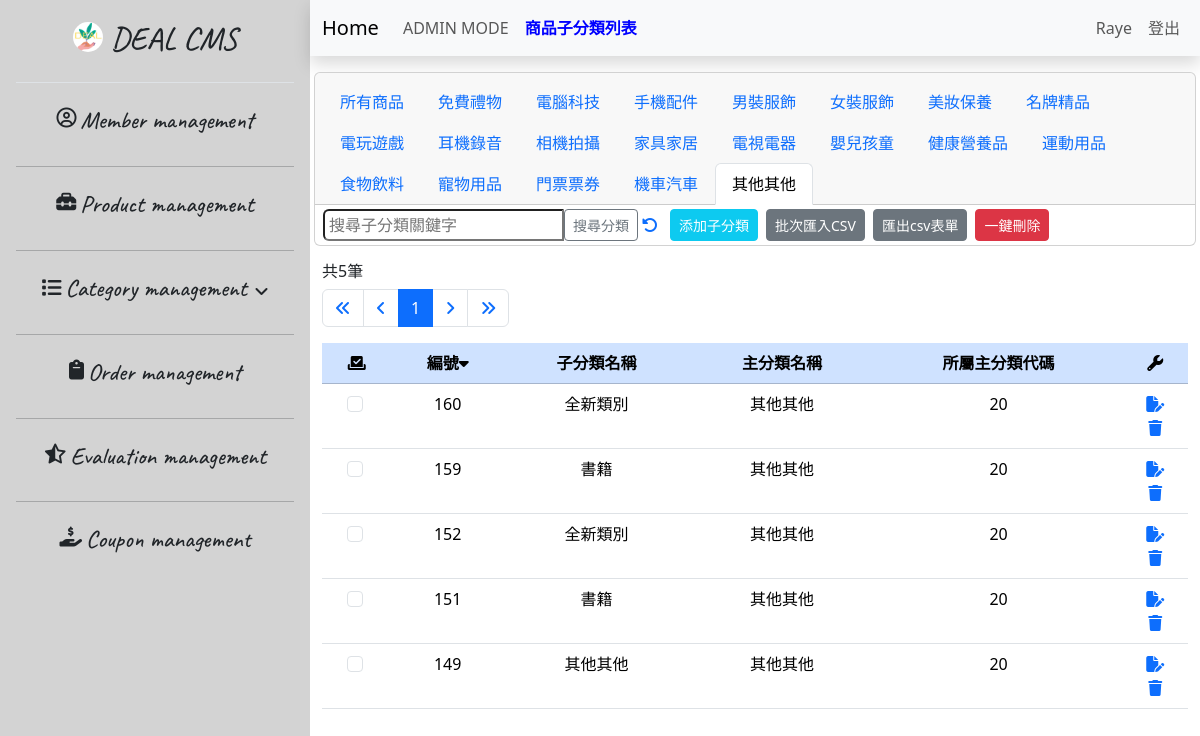
Page /32.sub-category_list-admin_20O.php (signed in) on the committed database.
### tables this page shows
CREATE TABLE `categories_sub` (
  `id` int NOT NULL,
  `sub` varchar(15) NOT NULL,
  `main_category` int NOT NULL
);

CREATE TABLE `categories_main` (
  `id` int NOT NULL,
  `main` varchar(10) NOT NULL,
  `carbon_points_available` int NOT NULL
);

### 32.sub-category_list-admin_20O.php (the view, shortened to what this page needs)
<?php
require __DIR__ . '/0.parts/pdo-connect.php';
$page = isset($_GET['page']) ? intval($_GET['page']) : 1;
$perPage = 25;
$t_sql = "SELECT COUNT(1) FROM categories_main join categories_sub on categories_sub.main_category = categories_main.id WHERE main = '其他其他'";
$totalRows = $pdo->query($t_sql)->fetch(PDO::FETCH_NUM)[0];
$totalPages = ceil($totalRows / $perPage);
if ($totalRows) {
    $sql = sprintf("SELECT * FROM categories_main join categories_sub on categories_sub.main_category = categories_main.id  WHERE main = '其他其他' ORDER BY categories_sub.id DESC LIMIT %s, %s", ($page - 1) * $perPage, $perPage);
    $rows = $pdo->query($sql)->fetchAll();
}
?>
<?php include __DIR__ . '/0.parts/html-head.php' ?>
<?php include __DIR__ . '/0.parts/sidebar.php' ?>
<div class="container-fluid px-0 mx-0">
    <?php include __DIR__ . '/0.parts/navbar.30_sub-category.php' ?>
    <div class="container-fluid table-bordered table-striped overflow-auto">
        <div class="row mt-3">
            <div class="col">
                <h6>共<?= $totalRows ?>筆</h6>
                <nav aria-label="Page navigation example">
                    <ul class="pagination">
                        <li class="page-item">
                            <a class="page-link" href="?page=1">
                                <i class="fa-solid fa-angles-left"></i>
                            </a>
                        </li>
                        <li class="page-item">
                            <a class="page-link" href="?page=<?= $page != 1 ? $page - 1 : 1 ?>">
                                <i class="fa-solid fa-angle-left"></i>
                            </a>
                        </li>
                        <?php $visiblePageRange = 5;
                        $startPage = max(1, $page - floor($visiblePageRange / 2));
                        $endPage = min($totalPages, $startPage + $visiblePageRange - 1); ?>
                        <?php for ($i = $startPage; $i <= $endPage; $i++) : ?>
                            <li class="page-item <?= $page == $i ? 'active' : '' ?>">
                                <a class="page-link" href="?page=<?= $i ?>"><?= $i ?></a>
                            </li>
                        <?php endfor ?>
                        <li class="page-item">
                            <a class="page-link" href="?page=<?= $page != 40 ? $page + 1 : 40 ?>">
                                <i class="fa-solid fa-angle-right"></i>
                            </a>
                        </li>
                        <li class="page-item">
                            <a class="page-link" href="?page=40">
                                <i class="fa-solid fa-angles-right"></i>
                            </a>
                        </li>
                    </ul>
                </nav>
            </div>
        </div>
        <div class="row">
            <div class="col">
                <table id="myTable" class="table table-hover sortable-table">
                    <thead>
                        <tr class="table-primary text-center">
                            <th><i id="selectAll" class="fa-solid fa-check-to-slot" title="全選/選取checkBox"></i></a>
                            </th>
                            <th>編號<i id="sortIcon" class="fa-solid fa-caret-down" onclick="sortTable()" title="變更排序"></th>
                            <th>子分類名稱</th>
                            <th>主分類名稱</th>
                            <th>所屬主分類代碼</th>
                            <th><i class="fa-solid fa-wrench" title="功能區"></i></th>
                        </tr>
                    </thead>
                    <tbody>
                        <?php foreach ($rows as $r) : ?>
                            <tr class="text-center">
                                <td>
                                    <input class="form-check-input me-1" type="checkbox" value="<?= $r['id'] ?>" id="flexCheck<?= $r['id'] ?>" name="delete_ids[]">
                                </td>
                                <td><?= $r['id'] ?></td>
                                <td><?= $r['sub'] ?></td>
                                <td><?= $r['main'] ?></td>
                                <td><?= $r['main_category'] ?></td>
                                <td>
                                    <div class="d-flex flex-column">
                                        <a href="38.sub-category_edit.php?id=<?= $r['id'] ?>">
                                            <i class="fa-solid fa-file-pen" title="編輯"></i>
                                        </a>
                                        <a href="javascript: delete_one(<?= $r['id'] ?>)">
                                            <i class="fa-solid fa-trash" title="刪除"></i>
                                        </a>
                                    </div>
                                </td>
                            </tr>
                        <?php endforeach; ?>
                    </tbody>
                </table>
            </div>
        </div>
    </div>
</div>
<?php include __DIR__ . '/0.parts/html-foot.php' ?>

### 0.parts/html-head.php (style rules this page uses)
body { height: 1200px; }

### 32.sub-category_list-admin_20O.php (style rules this page uses)
.overflow-auto { height: 865px; }

### rows in the picture
categories_sub: id "160", sub "全新類別", main_category.main "其他其他", main_category "20"
categories_sub: id "159", sub "書籍", main_category.main "其他其他", main_category "20"
categories_sub: id "152", sub "全新類別", main_category.main "其他其他", main_category "20"
categories_sub: id "151", sub "書籍", main_category.main "其他其他", main_category "20"
categories_sub: id "149", sub "其他其他", main_category.main "其他其他", main_category "20"

### other values in the picture
$_SESSION[isset($_SESSION['admin']) ? 'admin' : 'user']['nickname'] "Raye"
$totalRows "5"
